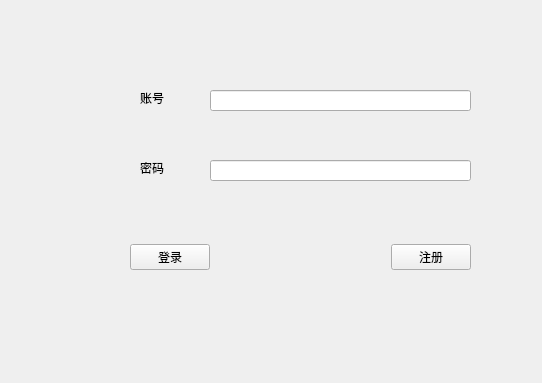
<?xml version="1.0" encoding="UTF-8"?>
<ui version="4.0">
 <class>widget</class>
 <widget class="QWidget" name="widget">
  <property name="geometry">
   <rect>
    <x>0</x>
    <y>0</y>
    <width>542</width>
    <height>383</height>
   </rect>
  </property>
  <property name="windowTitle">
   <string>登录</string>
  </property>
  <widget class="QLineEdit" name="account">
   <property name="geometry">
    <rect>
     <x>210</x>
     <y>90</y>
     <width>261</width>
     <height>21</height>
    </rect>
   </property>
  </widget>
  <widget class="QLineEdit" name="passwd">
   <property name="geometry">
    <rect>
     <x>210</x>
     <y>160</y>
     <width>261</width>
     <height>21</height>
    </rect>
   </property>
  </widget>
  <widget class="QLabel" name="label">
   <property name="geometry">
    <rect>
     <x>140</x>
     <y>90</y>
     <width>59</width>
     <height>16</height>
    </rect>
   </property>
   <property name="text">
    <string>账号</string>
   </property>
  </widget>
  <widget class="QLabel" name="label_2">
   <property name="geometry">
    <rect>
     <x>140</x>
     <y>160</y>
     <width>59</width>
     <height>16</height>
    </rect>
   </property>
   <property name="text">
    <string>密码</string>
   </property>
  </widget>
  <widget class="QWidget" name="verticalLayoutWidget">
   <property name="geometry">
    <rect>
     <x>130</x>
     <y>90</y>
     <width>51</width>
     <height>91</height>
    </rect>
   </property>
   <layout class="QVBoxLayout" name="verticalLayout_2"/>
  </widget>
  <widget class="QWidget" name="horizontalLayoutWidget_3">
   <property name="geometry">
    <rect>
     <x>130</x>
     <y>240</y>
     <width>341</width>
     <height>35</height>
    </rect>
   </property>
   <layout class="QHBoxLayout" name="horizontalLayout_3">
    <item>
     <widget class="QPushButton" name="login_btn">
      <property name="text">
       <string>登录</string>
      </property>
     </widget>
    </item>
    <item>
     <spacer name="horizontalSpacer">
      <property name="orientation">
       <enum>Qt::Horizontal</enum>
      </property>
      <property name="sizeHint" stdset="0">
       <size>
        <width>40</width>
        <height>20</height>
       </size>
      </property>
     </spacer>
    </item>
    <item>
     <widget class="QPushButton" name="register_btn">
      <property name="text">
       <string>注册</string>
      </property>
     </widget>
    </item>
   </layout>
  </widget>
 </widget>
 <resources/>
 <connections/>
</ui>
